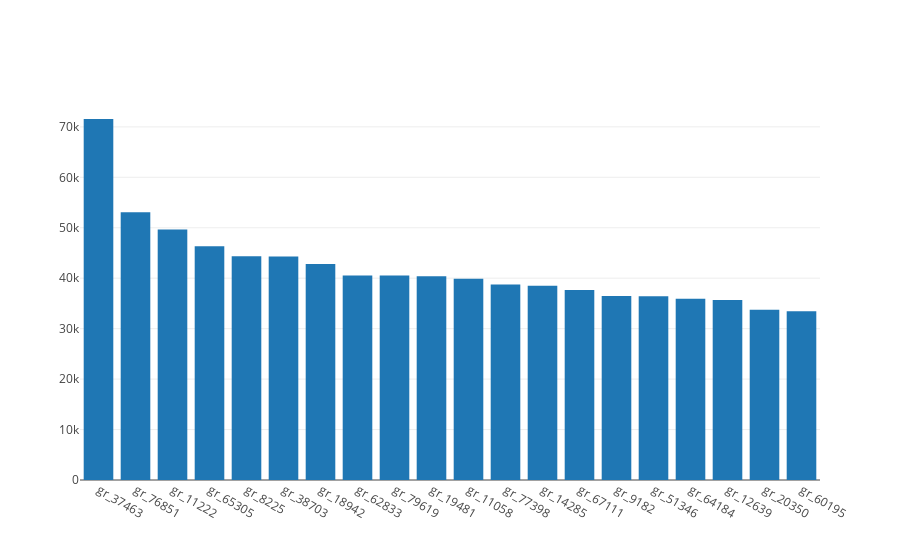

This figure's notebook cell:
### Code cell
val (x, y) = top_groups.collect.map(r=>(r(0).toString, r(1).toString.toInt)).toList.unzip
val x_ = append("gr_", x)
Bar(x_, y).plot()

### Figure 1 — Plotly figure (JSON) as saved in the notebook; plotly's stock layout.template omitted (floating-point values rounded to 4 significant figures)
{"data": [{"type": "bar", "x": ["gr_37463", "gr_76851", "gr_11222", "gr_65305", "gr_8225", "gr_38703", "gr_18942", "gr_62833", "gr_79619", "gr_19481", "gr_11058", "gr_77398", "gr_14285", "gr_67111", "gr_9182", "gr_51346", "gr_64184", "gr_12639", "gr_20350", "gr_60195"], "y": [71558, 53090, 49656, 46334, 44342, 44308, 42829, 40545, 40540, 40370, 39888, 38763, 38513, 37648, 36496, 36443, 35938, 35694, 33749, 33428]}], "layout": {}}
